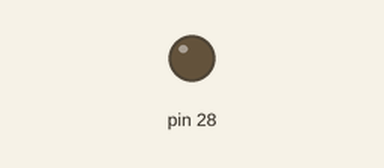
The sketch below on a simulated Teensy 4. Parts: output pins drawn as LEDs (lit = HIGH).

Above: at 0.0 s.
Timing chart, 0 to 1.5 s (numbered marks = the images above):
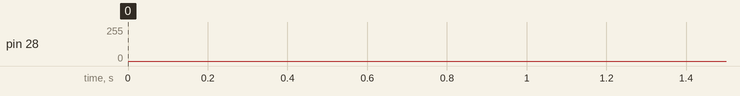

The sketch:

Teensy_DDS_Ramp_Generator_Simple_V001.ino
```cpp
#define MAX_DAC 4095
#define LOWVAL (MAX_DAC * 2000 / 3300)
#define HIVAL (MAX_DAC * 3200 / 3300)
#define RAMP_PERIOD  20000 // microseconds

int i = LOWVAL;
volatile bool is_intrpt = false;
bool is_intrpt_cpy = false;

IntervalTimer DAC_gen;
void int_func() {
  is_intrpt = true;
}

void setup() {
  analogWriteResolution(12);
  DAC_gen.begin(int_func, RAMP_PERIOD / (HIVAL - LOWVAL));  // int_func to run every 40 us
}

void loop() {
  mke_cpy();

  if (is_intrpt_cpy) {
    update_DAC();
    is_intrpt = false;
    is_intrpt_cpy = false;
  }
}

void mke_cpy() {
  noInterrupts();
  is_intrpt_cpy = is_intrpt;
  interrupts();
}

void update_DAC() {
  analogWrite(A14, i);
  i++;
  if (i > HIVAL) {
    i = LOWVAL;
  }
}
```
